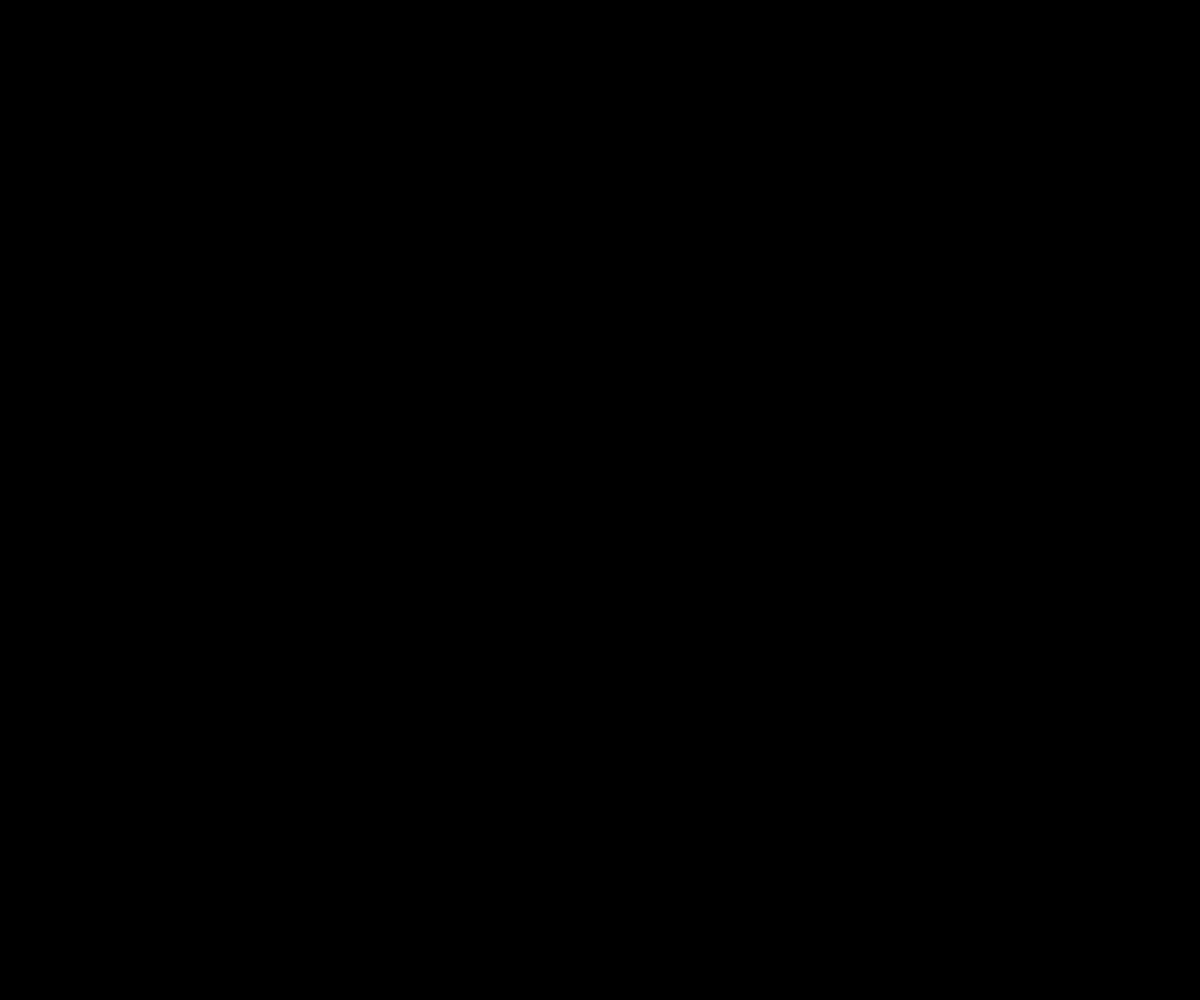
Frame 1 (no input)
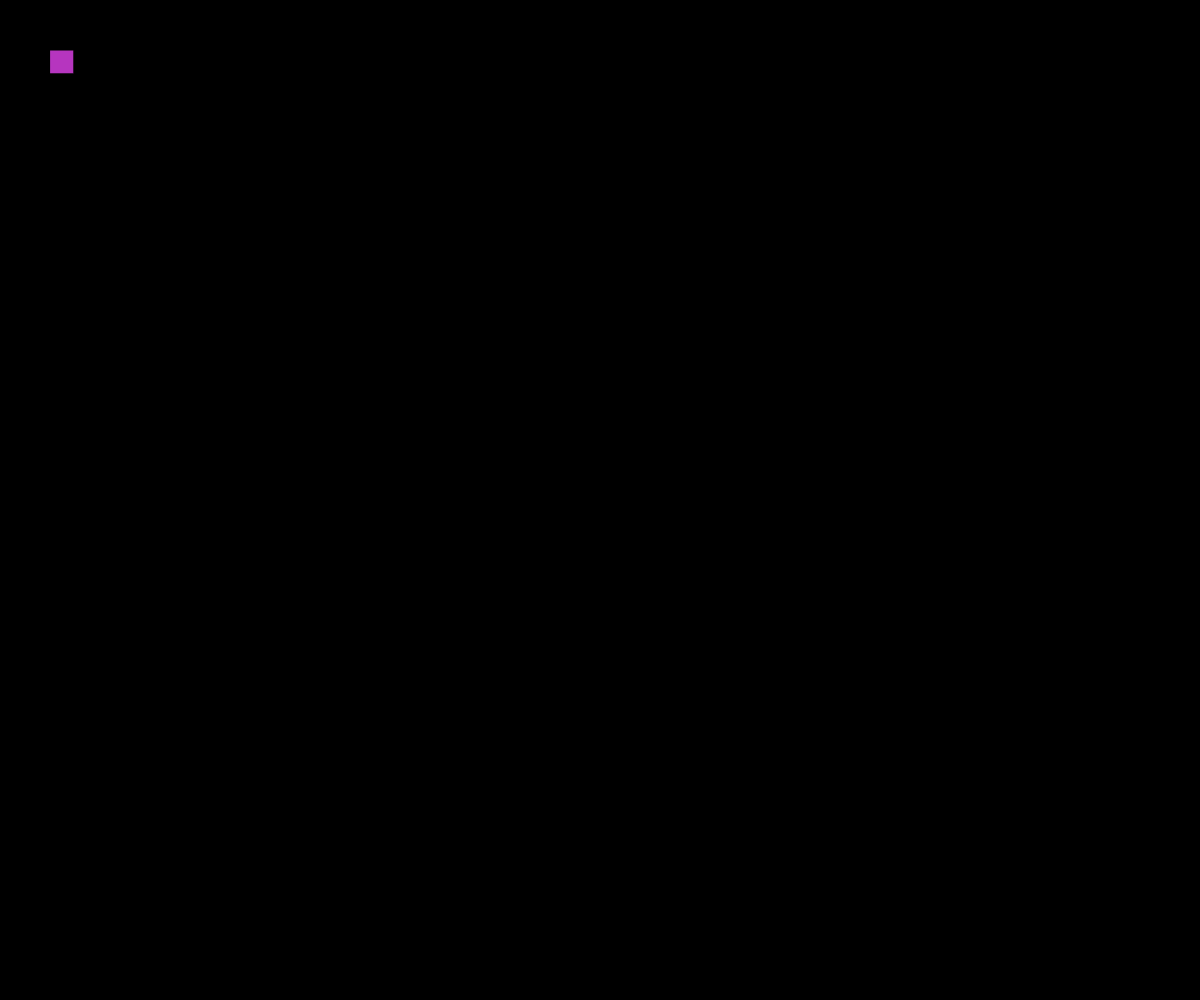
Frame 60 (no input)
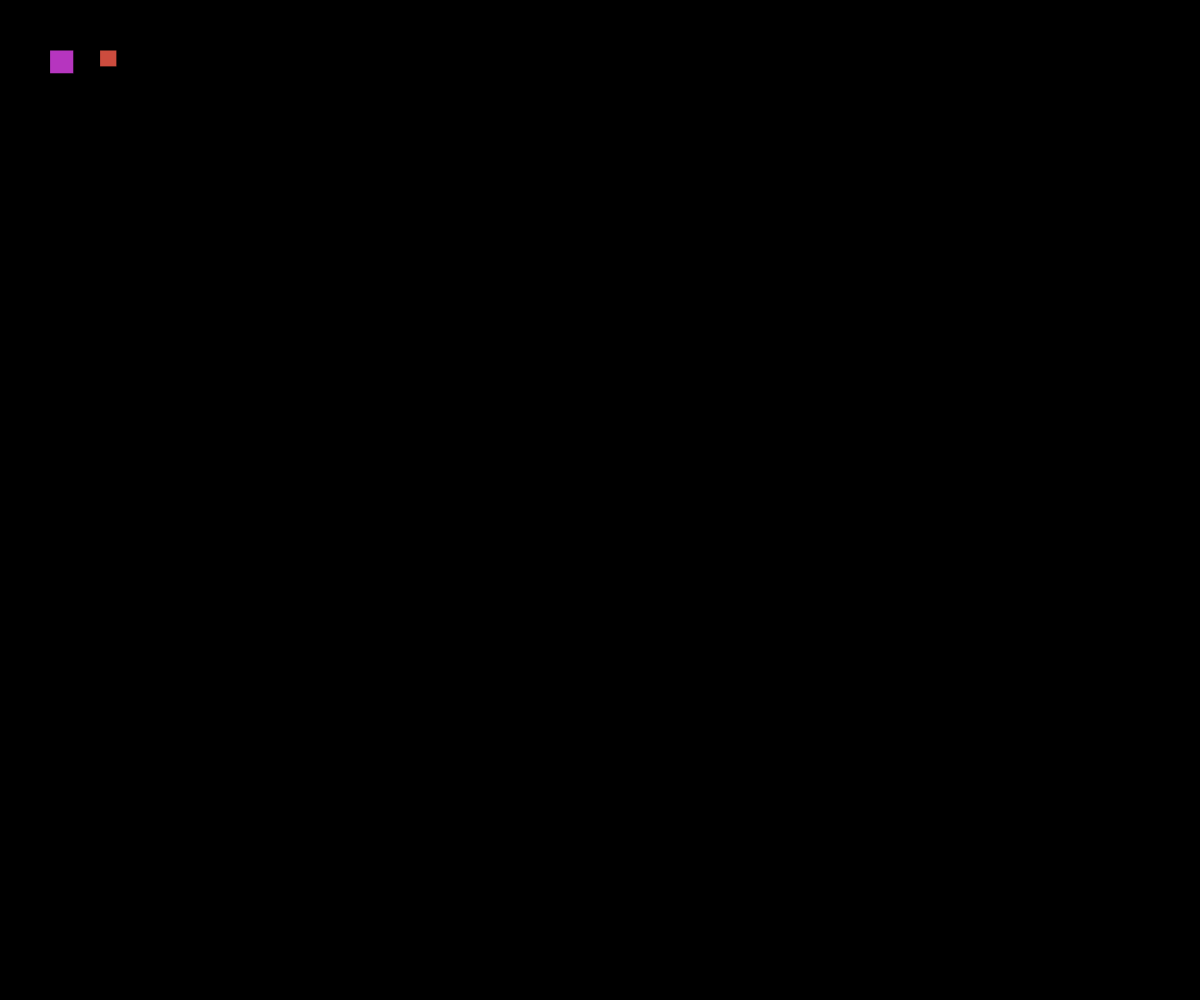
Frame 120 (the mouse pressed at the canvas centre since frame 60)

The p5.js sketch that drew these frames (run headless with seeded random() and noise() and a simulated clock; from frame 60 on, the mouse is pressed at the canvas centre):

// p5.js sketch
// ── sketch.js
let duration = 60000;
let startTime = 0;
let lastSecond = duration / 1000 + 1;

let col = 0;
let cellW = 50;
let row = 0;
let numCol = 10;

margin = 50;

let arrayOfObjects = [];

function setup() {
  createCanvas(windowWidth, windowHeight);
}

function draw() {
  background(0);
  let remaining = startTime + duration - millis();
  let remainingSeconds = ceil(remaining / 1000);
  let elapsed = millis() - startTime;
  let elapsedSeconds = floor(elapsed / 1000);

  for (let object of arrayOfObjects) {
    push();
    fill(object.color);
    translate(object.posX, object.posY);
    rect(0, 0, object.size);
    pop();
  }

  // Tick every second
  if (elapsedSeconds !== lastSecond) {
    console.log(elapsedSeconds, remainingSeconds);
    tick();
    lastSecond = elapsedSeconds;
  }

  if (remaining <= 0) {
    startTime = millis();
    duration = random(1000, 50000);
  }
}

function tick() {
  // do stuff
  let o = {
    posX: col * cellW + margin,
    posY: row * cellW + margin,
    color: color(random(255), random(255), random(255)),
    size: random(10, cellW),
  };

  col++;
  if (col >= numCol) {
    col = 0;
    row++;
  }
  arrayOfObjects.push(o);
}
